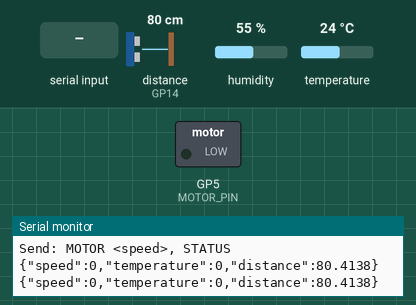
Simulated run of this sketch. Board: Raspberry Pi Pico. Shown: switched loads named in the sketch (green lamp = pin HIGH), the last lines printed to the serial monitor. Wiring (inferred from the names in the program): ultrasonic range finder: trigger GP12; echo GP14. The test bench sets the inputs (shaded band); at power-on: distance to the obstacle (sensor on GP14) 80 cm, humidity 55 %, temperature 24 °C. The echo pulse lasts 58.3 µs per cm; pins used as bus, display or sensor lines are not drawn.

Above: at 1.2 s.
1.3 s: "MOTOR 1\n" received over Serial
At 1.7 s:
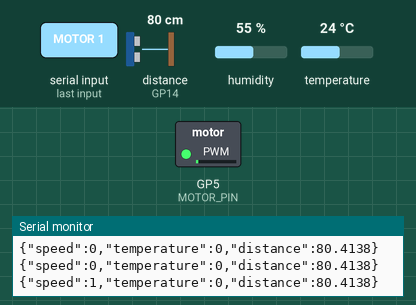
2.8 s: "MOTOR 150\n" received over Serial
At 4.0 s:
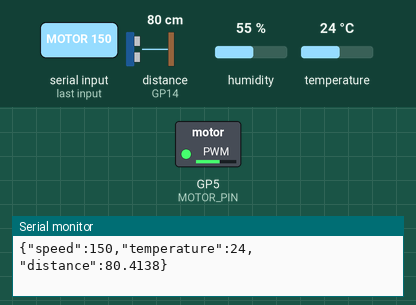
Timing chart, 0 to 5.8 s (numbered marks = the images above; inputs shaded):
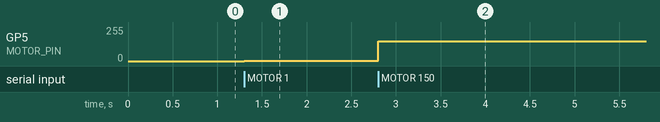

Measured:
- after the input at 1.3 s, GP5 (MOTOR_PIN): 0/255 → 1/255 at once
- after the input at 2.8 s, GP5 (MOTOR_PIN): 1/255 → 150/255 at once

The sketch:

esp32_active_259.ino
```cpp
// snippet: esp32_active_259
// tags: esp32, active, serial, command, dht, arduinojson
// boards: avr, esp32, megaavr, nano33iot, romi32u4, rp2040
// library: DHT, ArduinoJson
// description: ESP32 active sketch: full motor + sensor node — DHT22 temperature, HC-SR04 distance, motor speed
// prompts: esp32, active, sketch, motor, sensor, motor
// verified: compile-only
// source: kd-generated (id 259)
// exact-include: DHT.h, ArduinoJson.h

#include <DHT.h>
#include <ArduinoJson.h>

#define DHTPIN 4
#define DHTTYPE DHT22
#define TRIG_PIN 12
#define ECHO_PIN 14
#define MOTOR_PIN 5

DHT dht(DHTPIN, DHTTYPE);
int motorSpeed = 0;
float temperature = 0.0;
float distance = 0.0;

unsigned long prevSensorMs = 0;
unsigned long prevMotorMs = 0;
unsigned long prevReportMs = 0;

void setup() {
  Serial.begin(115200);
  dht.begin();
  pinMode(TRIG_PIN, OUTPUT);
  pinMode(ECHO_PIN, INPUT);
  pinMode(MOTOR_PIN, OUTPUT);
  Serial.println("Send: MOTOR <speed>, STATUS");
}

void loop() {
  unsigned long now = millis();

  // Handle serial commands
  if (Serial.available()) {
    String cmd = Serial.readStringUntil('\n');
    cmd.trim();

    if (cmd.startsWith("MOTOR")) {
      int spaceIdx = cmd.indexOf(' ');
      if (spaceIdx > 0) {
        motorSpeed = cmd.substring(spaceIdx + 1).toInt();
        motorSpeed = constrain(motorSpeed, 0, 255);
        analogWrite(MOTOR_PIN, motorSpeed);
      }
    } else if (cmd == "STATUS") {
      sendStatusJSON();
    }
  }

  // DHT22 needs >= 2s between reads
  if (now - prevSensorMs >= 2000) {
    prevSensorMs = now;
    float t = dht.readTemperature();
    if (!isnan(t)) {
      temperature = t;
    }
  }

  // Distance can be read more frequently
  if (now - prevMotorMs >= 200) {
    prevMotorMs = now;
    digitalWrite(TRIG_PIN, LOW);
    delayMicroseconds(2);
    digitalWrite(TRIG_PIN, HIGH);
    delayMicroseconds(10);
    digitalWrite(TRIG_PIN, LOW);
    long duration = pulseIn(ECHO_PIN, HIGH, 30000);  // returns echo duration in us; divide by 58 for cm (speed of sound)
    distance = duration / 58.0f;
  }

  // Report every 500ms
  if (now - prevReportMs >= 500) {
    prevReportMs = now;
    sendStatusJSON();
  }
}

void sendStatusJSON() {
  // ArduinoJson 7: JsonDocument replaces deprecated StaticJsonDocument
  JsonDocument doc;
  doc["speed"] = motorSpeed;
  doc["temperature"] = temperature;
  doc["distance"] = distance;
  serializeJson(doc, Serial);
  Serial.println();
}
```
